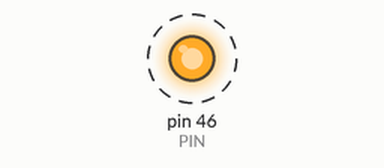
The sketch below on a simulated Arduino Mega 2560, built with avr-gcc and run on an emulated ATmega2560. Shown: output pins drawn as LEDs (lit = HIGH). Dashed ring = blinking.

Above: at 0.5 s.
Timing chart, 0 to 4.6 s (numbered marks = the images above):
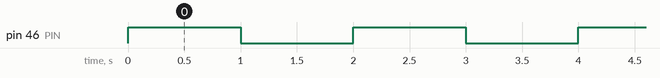

The sketch:

SimpleRelay.ino
```cpp
#define PIN 46

void setup() {
  // put your setup code here, to run once:
  pinMode(PIN, OUTPUT);
  digitalWrite(PIN, HIGH);
}

void loop() {
  // put your main code here, to run repeatedly:
  digitalWrite(PIN, HIGH);
  delay(1000);
  digitalWrite(PIN, LOW);
  delay(1000);
}
```

Measured:
- by itself, pin 46 (PIN): alternates HIGH for 1.0 s and LOW for 1.0 s
